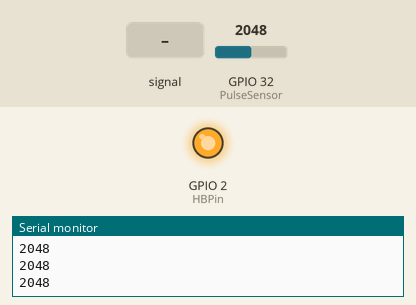
The sketch below on a simulated ESP32. On the bench: output pins drawn as LEDs (lit = HIGH), the last lines printed to the serial monitor. The inputs (shaded band) are chosen by the test bench; at power-on: GPIO 32 (PulseSensor) = 2048.

Above: at 1.2 s.
1.3 s: GPIO 32 (PulseSensor) fed a 200 Hz sine of ±327 counts around its level
At 4.2 s:
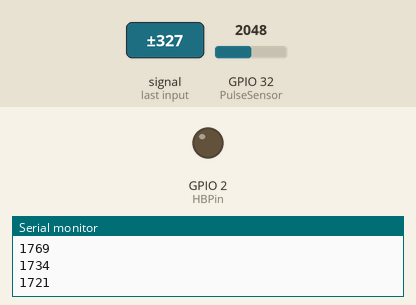
4.3 s: GPIO 32 (PulseSensor) set to 1850
At 5.4 s:
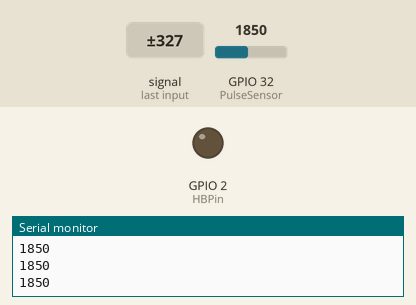
5.8 s: GPIO 32 (PulseSensor) set to 1942
At 6.4 s:
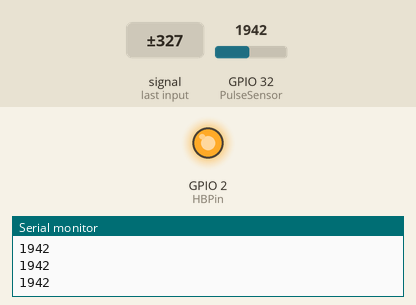
7.3 s: GPIO 32 (PulseSensor) set to 1820
At 7.7 s:
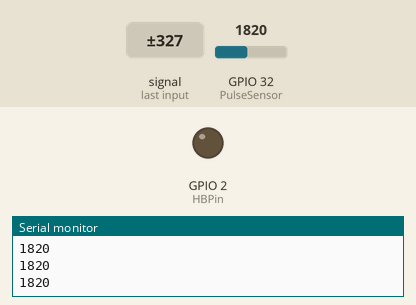
Timing chart, 0 to 9.8 s (numbered marks = the images above; inputs shaded):
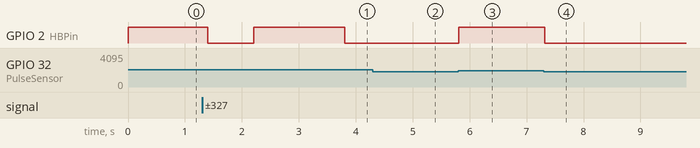

Measured:
- the behaviour switches between 1889 and 1890 on GPIO 32 (PulseSensor) (found by bisection; images 2 and 3)
- after the input at 1.3 s, GPIO 2 (HBPin): HIGH → LOW after 0.10 s, → HIGH 0.80 s later, → LOW 1.6 s later
- after the input at 4.3 s, GPIO 2 (HBPin): stays LOW (without the input it goes to HIGH after 0.31 s)
- after the input at 5.8 s, GPIO 2 (HBPin): LOW → HIGH at once
- after the input at 7.3 s, GPIO 2 (HBPin): HIGH → LOW at once

The sketch:

plot.ino
```cpp
#define PulseSensor 32
#define HBPin 2

int PulseSensorSignal;
int UpperThreshold = 1860;
int LowerThreshold = 1890;
int cntHB = 0;
boolean Threshold = true;
int BPMval = 0;
bool firsttime = true;
unsigned long lastMillisGetHB = 0;
unsigned long currentMillisGetHB = 0;

void setup()
{
  Serial.begin(115200);
  pinMode(HBPin, OUTPUT);
}

int readHeartRate()
{
  currentMillisGetHB = millis();
  if (firsttime)
  {
    lastMillisGetHB = currentMillisGetHB;
    cntHB = 0;
    firsttime = false;
  }

  if (currentMillisGetHB - lastMillisGetHB >= 15000)
  {
    BPMval = cntHB * 6; // Tính nhịp tim mỗi 15 giây
    lastMillisGetHB = currentMillisGetHB;
    cntHB = 0;
    firsttime = true;
  }
  else
  {
    PulseSensorSignal = analogRead(PulseSensor);
    //Serial.print("PulseSensorSignal: ");
    Serial.println(PulseSensorSignal);
    if (PulseSensorSignal > UpperThreshold && Threshold == true)
    {
      cntHB++;
      Threshold = false;
      digitalWrite(HBPin, HIGH);
      //Serial.print("Count: ");
      //Serial.println(cntHB);
    }
    if (PulseSensorSignal < LowerThreshold)
    {
      Threshold = true;
      digitalWrite(HBPin, LOW);
    }
  }
  return BPMval;
}

void loop()
{
  readHeartRate();
  delay(100);
}
```
